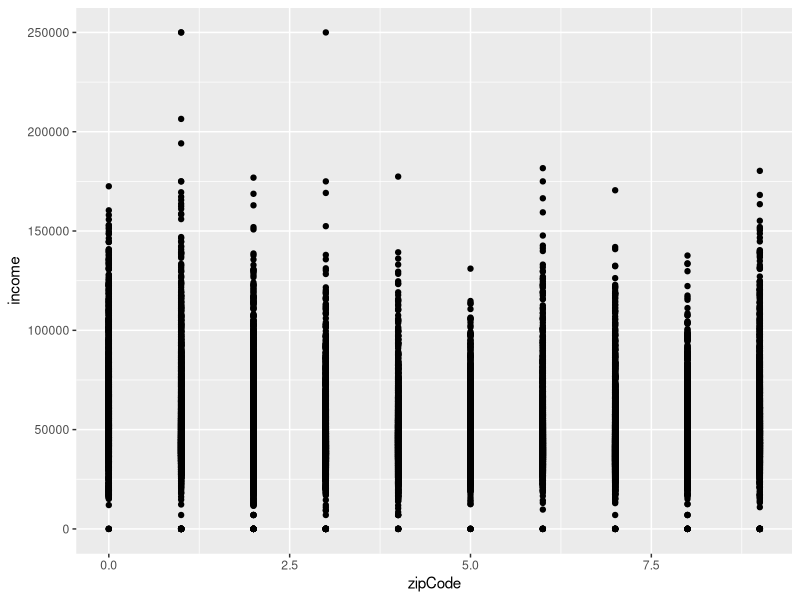
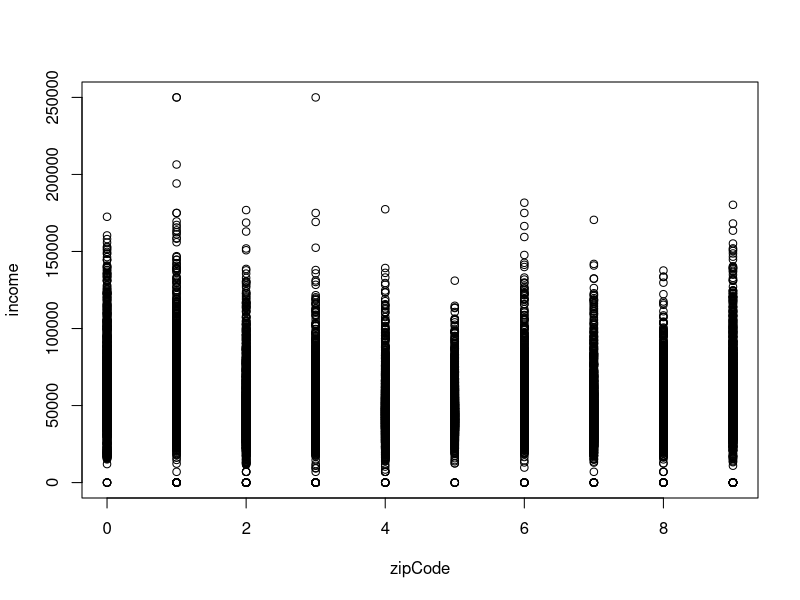
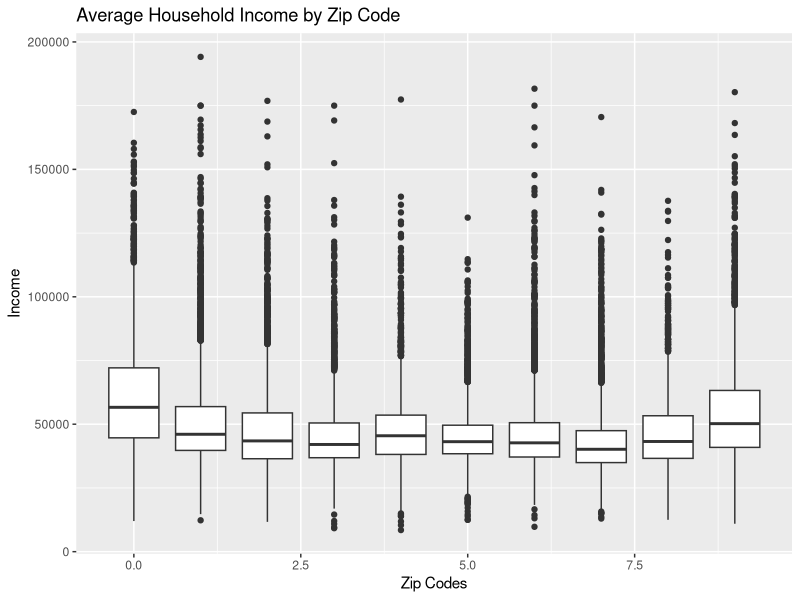
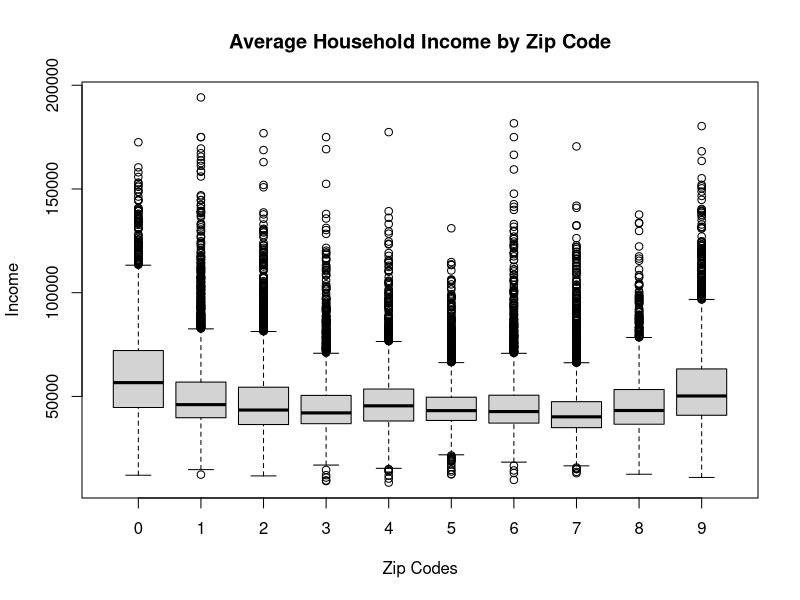
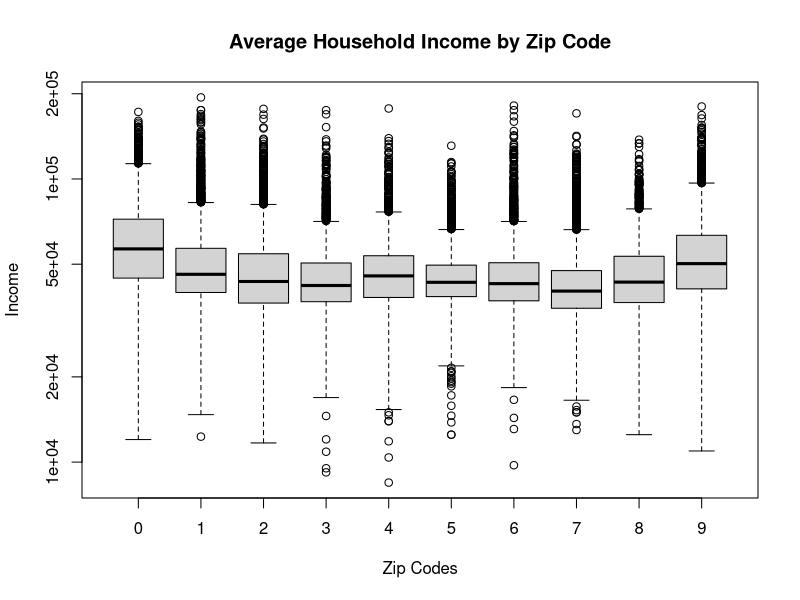
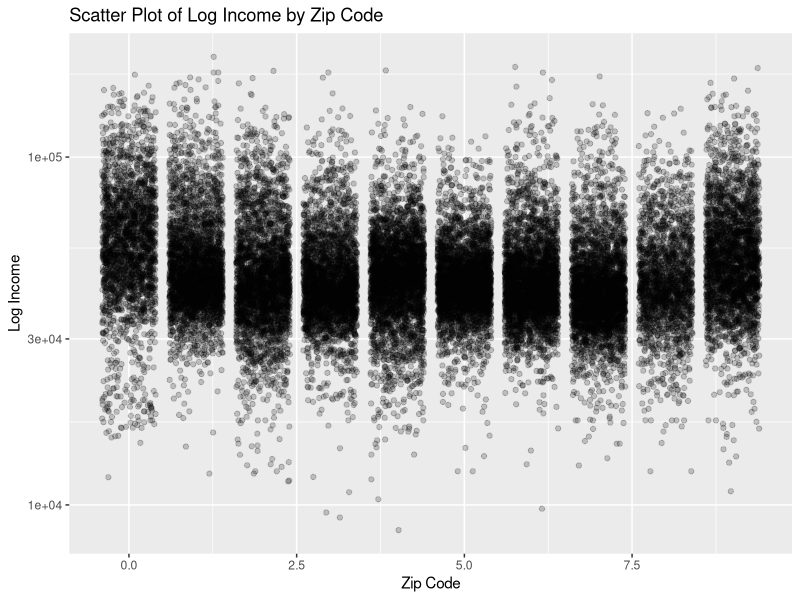
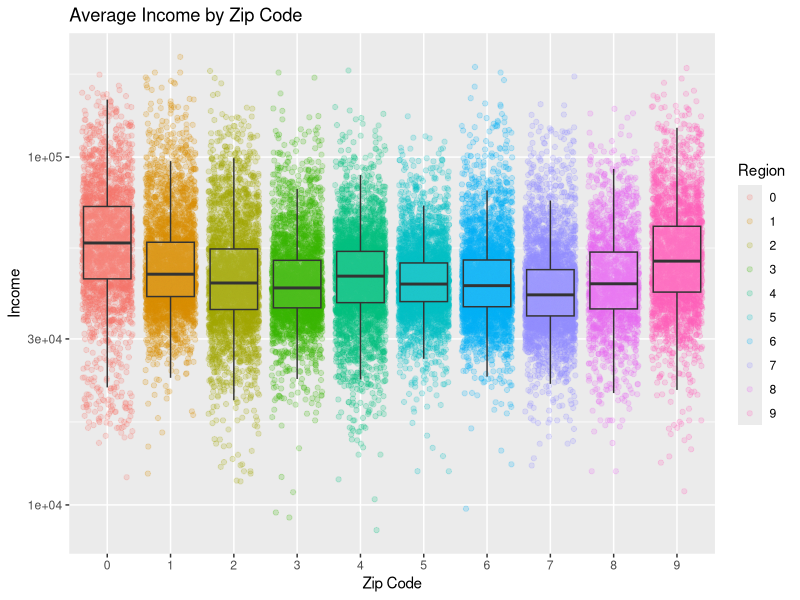

Generate these figures, in order, with R:
## ---- chunk 1
lab1 <-read.table("zipIncome.txt", sep="|", header=TRUE)
head(lab1, n=10)
## ---- chunk 2
tail(lab1, n=10)
dim(lab1)
typeof(lab1)
class(lab1)
## ---- chunk 3
colnames(lab1) <- c("zipCode", "income")
head(lab1, n=10)
## ---- chunk 4
summary(lab1)
sd(lab1$income)
## ---- chunk 5
library(ggplot2)
## ---- chunk 6
ggplot(data = lab1, aes(x = zipCode, y = income)) + geom_point()
plot(lab1$zipCode, lab1$income, xlab = "zipCode", ylab="income")
## ---- chunk 7
outlier_lab <- lab1[lab1$income > 7000 & lab1$income < 200000, ]
summary(outlier_lab)
## ---- chunk 8
ggplot(data = outlier_lab, aes(x = zipCode, y = income, group = zipCode)) +
  geom_boxplot() +
  labs(title = "Average Household Income by Zip Code", x = "Zip Codes", y = "Income")
## ---- chunk 9
boxplot(outlier_lab$income ~ as.factor(outlier_lab$zipCode), main = "Average Household Income by Zip Code", xlab = "Zip Codes", ylab = "Income")
boxplot(outlier_lab$income ~ as.factor(outlier_lab$zipCode), main = "Average Household Income by Zip Code", xlab = "Zip Codes", ylab = "Income", log="y")
## ---- chunk 10
ggplot(data = outlier_lab, aes(x = zipCode, y = income)) +
  geom_point(position = "jitter", alpha = 0.2) +
  scale_y_log10() +
  labs(title = "Scatter Plot of Log Income by Zip Code", x = "Zip Code", y = "Log Income")
## ---- chunk 11
ggplot(data = outlier_lab, aes(x=as.factor(zipCode), y = income)) +
  geom_point(aes(colour=factor(zipCode)), position="jitter", alpha=0.2) +
  geom_boxplot(alpha=0.1, outlier.size=-Inf)+
  scale_y_log10() +
  labs(color="Region", x="Zip Code", y="Income", title="Average Income by Zip Code")
